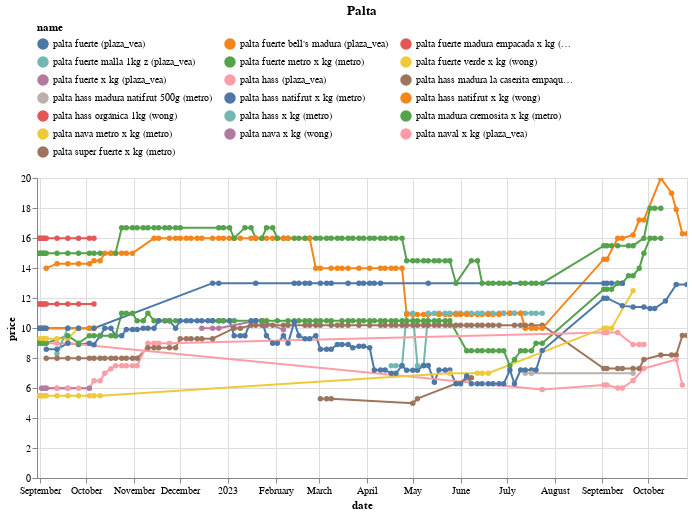

Here is the notebook cell this chart was saved with:
### Code cell
(df
 .loc[df.name.isin(names)]
 .pipe(alt.Chart)
 .mark_line(point=True)
 .encode(x='date', y='price', color='name', tooltip=['name','price'])
 .properties(width=650, title='Palta')
 .interactive()
 .configure_legend(orient='top', columns=3)
)

### Figure 1 — Vega-Lite specification as saved in the notebook (floating-point values rounded to 4 significant figures; data arrays with more than 128 entries replaced by an {"elided": "..."} marker saying what was removed)
{"config": {"view": {"continuousWidth": 300, "continuousHeight": 300}, "legend": {"columns": 3, "orient": "top"}}, "data": {"name": "data-7a61993f1a4b8cbadb0182486bbaafaf"}, "mark": {"type": "line", "point": true}, "encoding": {"color": {"field": "name", "type": "nominal"}, "tooltip": [{"field": "name", "type": "nominal"}, {"field": "price", "type": "quantitative"}], "x": {"field": "date", "type": "temporal"}, "y": {"field": "price", "type": "quantitative"}}, "params": [{"name": "param_14", "select": {"type": "interval", "encodings": ["x", "y"]}, "bind": "scales"}], "title": "Palta", "width": 650, "$schema": "https://vega.github.io/schema/vega-lite/v5.15.1.json", "datasets": {"data-7a61993f1a4b8cbadb0182486bbaafaf": {"elided": "634 records"}}}
